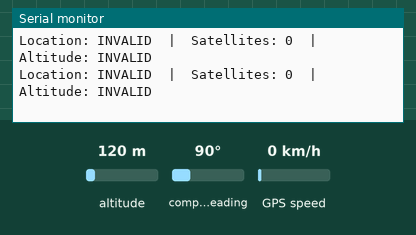
This sketch was run on a simulated Arduino Uno, built with avr-gcc and run on an emulated ATmega328P. Parts: the last lines printed to the serial monitor. The test bench sets the inputs (shaded band); at power-on: altitude 120 m, compass heading 90°, GPS speed 0 km/h. The GPS gets a fix after 3 s at 37.7749, -122.4194 with 8 satellites.

Above: at 1.8 s.
1.9 s: altitude set to 20 m
At 4.1 s:
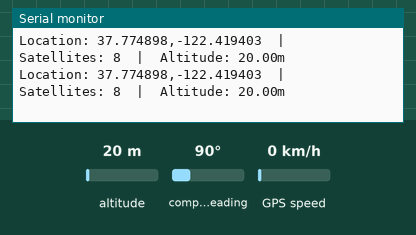
5.1 s: altitude set to 250 m
At 5.6 s:
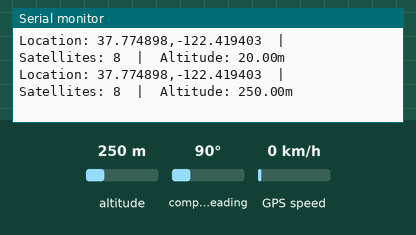

The sketch:

sketch_jul19a.ino
```cpp
#include <TinyGPS++.h>
#include <SoftwareSerial.h>

// -- Pin Definitions --
// The pins you connected the GPS TX/RX to
static const int RXPin = 4;  // NodeMCU D2 (GPIO4)
static const int TXPin = 5;  // NodeMCU D1 (GPIO5)

// -- GPS Baud Rate --
// The default baud rate for most NEO-M8N modules is 9600
static const uint32_t GPSBaud = 9600;

// Create a TinyGPS++ object
TinyGPSPlus gps;

// Create a SoftwareSerial object to communicate with the GPS
SoftwareSerial ss(RXPin, TXPin);

void setup() {
  // Start the hardware serial for debugging
  Serial.begin(9600);

  // Start the software serial for the GPS
  ss.begin(GPSBaud);

  Serial.println("NodeMCU NEO-M8N GPS Test");
  Serial.println("Searching for GPS satellites...");
}

void loop() {
  // This is the magic loop that feeds characters from the GPS to the TinyGPS++ object.
  while (ss.available() > 0) {
    if (gps.encode(ss.read())) {
      displayInfo();
    }
  }

  // If no GPS data is received for 5 seconds, print a message
  if (millis() > 5000 && gps.charsProcessed() < 10) {
    Serial.println("No GPS data detected: check wiring or antenna placement.");
    while(true); // Halt the program
  }
}

void displayInfo() {
  Serial.print(F("Location: "));
  if (gps.location.isValid()) {
    Serial.print(gps.location.lat(), 6); // Latitude in degrees (double)
    Serial.print(F(","));
    Serial.print(gps.location.lng(), 6); // Longitude in degrees (double)
  } else {
    Serial.print(F("INVALID"));
  }

  Serial.print(F("  |  Satellites: "));
  if (gps.satellites.isValid()) {
    Serial.print(gps.satellites.value());
  } else {
    Serial.print(F("INVALID"));
  }

  Serial.print(F("  |  Altitude: "));
  if (gps.altitude.isValid()) {
    Serial.print(gps.altitude.meters());
    Serial.print(F("m"));
  } else {
    Serial.print(F("INVALID"));
  }

  Serial.println();
  delay(500);
}
```

Measured:
- after the input at 1.9 s, the serial monitor: prints a new line after 1.2 s (image 1)
- after the input at 5.1 s, the serial monitor: prints a new line after 0.12 s (image 2)
